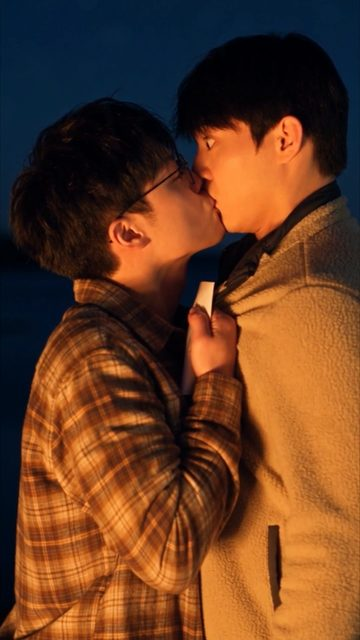
#> input picture assets/thumbs/ps-ep01.jpg, 360 x 640 px
$ python -i auto_thumbs.py   (imports and definitions only)
#> lines starting #> are read from the running program, lines starting #| are printed output that depends on the picture
#> further down, picture is the input picture: PIL image 360x640 RGB; mean R, G, B 102.7, 60.3, 34.4
"""Episode thumbnails (runs in GitHub Actions with the auto-subtitles job).

For every ps-epNN.mp4 in the Cloudflare folder without assets/thumbs/ps-epNN.jpg, pick a striking frame
and save a 360x640 JPEG: from the middle of the episode (after the opening titles and name captions),
preferring frames with clear faces, then sharp, well lit and colourful, and never the same shot as another
episode's thumbnail (scenes replayed in later episodes). An episode can name its exact frame with
thumbAt: seconds in pluffy-data.js. Run with FORCE=1 to remake all.
"""
import io, os, re, sys, tempfile, urllib.request

import av
import numpy as np
from PIL import Image
try:
    import cv2
    FACES = cv2.CascadeClassifier(cv2.data.haarcascades + "haarcascade_frontalface_default.xml")
except Exception:          # face detection is a bonus; without OpenCV the picker still works
    cv2 = FACES = None

ROOT = os.path.dirname(os.path.dirname(os.path.abspath(__file__)))
OUT = os.path.join(ROOT, "assets", "thumbs")
UA = {"User-Agent": "Mozilla/5.0 (pluffy-auto-thumbs)"}


# [17 lines left out: functions config, exists, not called in this run]


def fingerprint(img):
    g = np.asarray(img.convert("L").resize((9, 16)), dtype=np.int16)
    return (g[:, 1:] > g[:, :-1]).flatten()             # 128-bit difference hash


def similar(fp, others):
    return any((fp != o).sum() < 22 for o in others)


def score(img):
    a = np.asarray(img.convert("RGB").resize((180, 320)), dtype=np.float32)
    gray = a.mean(axis=2)
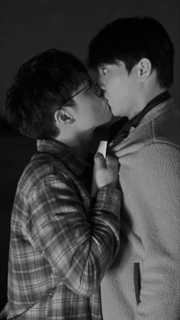
#> gray: shape (320, 180) float32; min 0, max 205, mean 65.8
    bright = gray.mean()
#> bright = 65.82
    if bright < 40 or bright > 215 or gray.std() < 25:
        return -1                                   # too dark, too bright or flat (fades, title cards)
    sharp = (np.abs(np.diff(gray, axis=0)).mean() + np.abs(np.diff(gray, axis=1)).mean())
#> sharp = 11.57
    rg, yb = a[..., 0] - a[..., 1], 0.5 * (a[..., 0] + a[..., 1]) - a[..., 2]
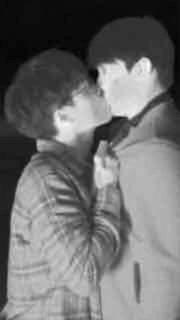
#> rg: shape (320, 180) float32; min -35, max 142, mean 42.4; drawn with min black and max white
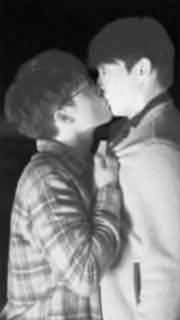
#> yb: shape (320, 180) float32; min -48, max 150.5, mean 47.1; drawn with min black and max white
    colour = np.sqrt(rg.std() ** 2 + yb.std() ** 2) + 0.3 * np.sqrt(rg.mean() ** 2 + yb.mean() ** 2)
#> colour = 94.52
    centre = gray[60:220, 30:150].std()             # something happening in the middle (faces, action)
#> centre = 51.17
    base = sharp * (1 + colour / 60) * (0.6 + centre / 80)
#> base = 36.92
    if FACES is not None:
        g = cv2.cvtColor(np.asarray(img.convert("RGB").resize((360, 640))), cv2.COLOR_RGB2GRAY)
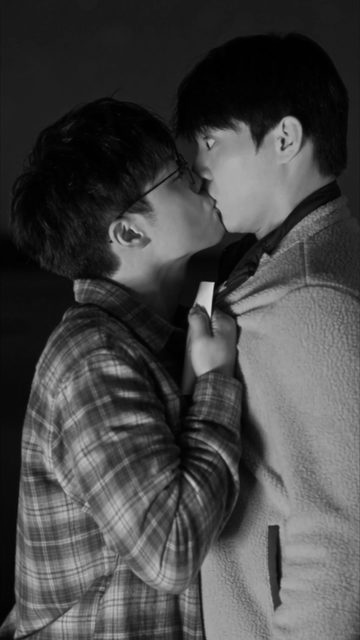
#> g: shape (640, 360); min 0, max 217, mean 70
        faces = FACES.detectMultiScale(g, scaleFactor=1.1, minNeighbors=6, minSize=(40, 40))
#> faces = ()
        if len(faces):
            big = max(w * h for (x, y, w, h) in faces) / (360 * 640)
            base *= 2.5 + min(big, 0.12) * 25 + 0.4 * min(len(faces), 3)   # clear faces win, two-shots a bit more
    return base


# [70 lines left out: functions frame_at, best_frame, main, not called in this run]


# [2 lines not run here, left out]

>>> from PIL import Image
>>> picture = Image.open('../assets/thumbs/ps-ep01.jpg')
>>> result = score(picture)
#> result = 36.92

$ run again, on assets/thumbs/ps-ep05.jpg
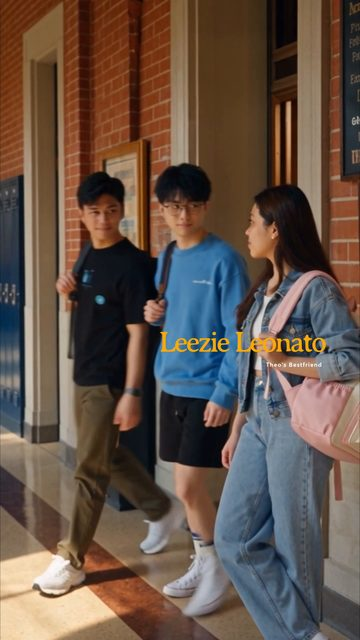
#> input picture assets/thumbs/ps-ep05.jpg, 360 x 640 px
#> picture is the input picture: PIL image 360x640 RGB; mean R, G, B 100.7, 83.6, 73
#> bright = 85.76
#> sharp = 15.82
#> in score, `rg, yb = a[..., 0] - a[..., 1], 0.5 * (a[..., 0] + a[..., 1]) - a[...,..`:
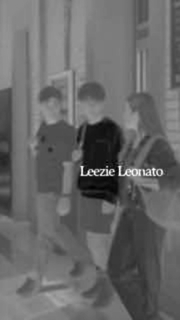
#> yb: shape (320, 180) float32; min -98.5, max 189.5, mean 19.1; drawn with min black and max white
#> colour = 52.42
#> centre = 47.86
#> in score, `base = sharp * (1 + colour / 60) * (0.6 + centre / 80)`: base = 35.51
#> in score, `g = cv2.cvtColor(np.asarray(img.convert("RGB").resize((360, 640))), cv..`:
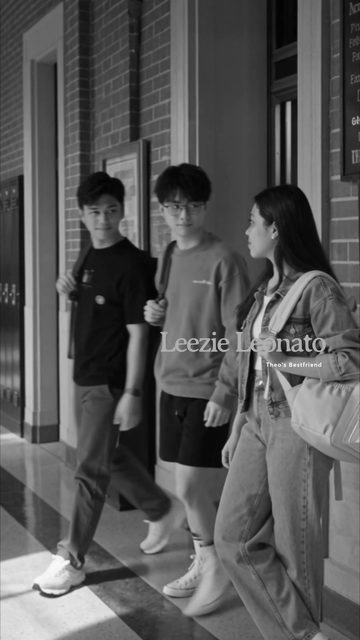
#> g: shape (640, 360); min 0, max 250, mean 87.5
#> faces = [[77, 192, 54, 54], [21, 109, 221, 221]]
#> big = 0.212
#> in score, `base *= 2.5 + min(big, 0.12) * 25 + 0.4 * min(len(faces), 3)`: base = 223.7

$ run again, on assets/thumbs/ps-ep06.jpg
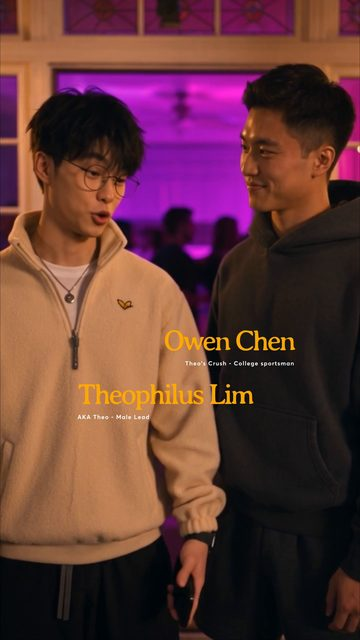
#> input picture assets/thumbs/ps-ep06.jpg, 360 x 640 px
#> picture is the input picture: PIL image 360x640 RGB; mean R, G, B 98.7, 56.1, 55.3
#> bright = 70.02
#> sharp = 9.28
#> in score, `rg, yb = a[..., 0] - a[..., 1], 0.5 * (a[..., 0] + a[..., 1]) - a[...,..`:
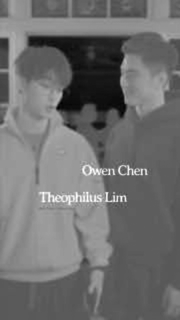
#> yb: shape (320, 180) float32; min -115, max 197.5, mean 22; drawn with min black and max white
#> colour = 75.88
#> centre = 48.66
#> base = 25.4
#> in score, `g = cv2.cvtColor(np.asarray(img.convert("RGB").resize((360, 640))), cv..`:
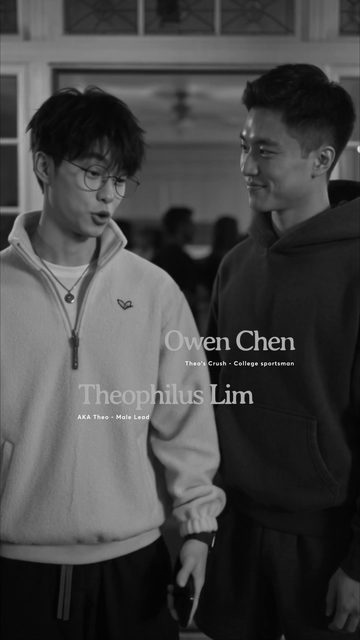
#> g: shape (640, 360); min 0, max 244, mean 68.7
#> faces = ()
#> result = 25.4
